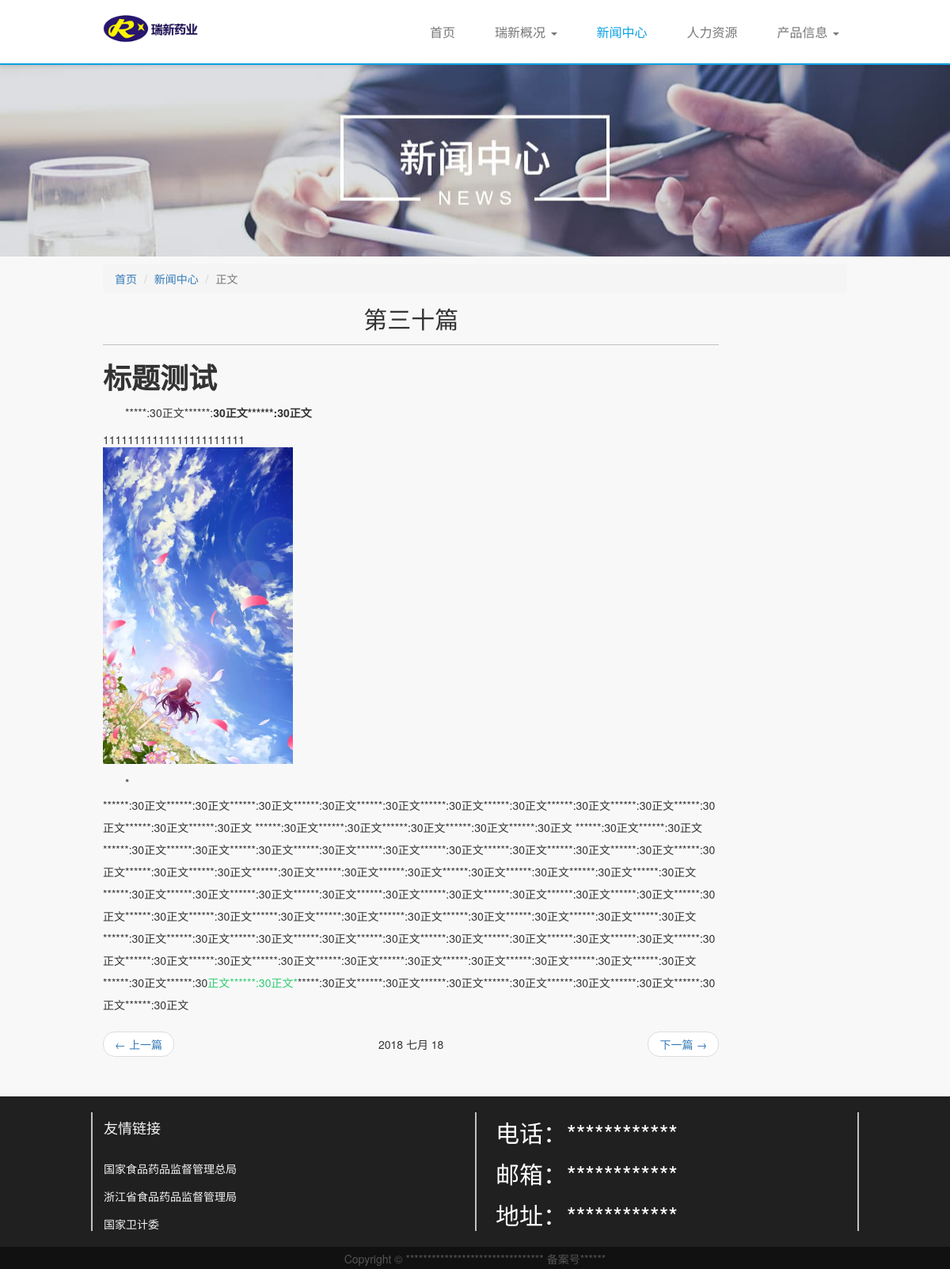
The page /post/34/ on the database its author committed.
### blog/models.py (models this page shows, shortened)
class Post(models.Model):
	title = models.CharField(max_length=70)
	body = RichTextUploadingField()
	created_time = models.DateTimeField(auto_now_add=True)
	modified_time = models.DateTimeField(auto_now=True)
	excerpt = models.CharField(max_length=200, blank=True)
	category = models.ForeignKey(Category)
	tags = models.ManyToManyField(Tag, blank=True)
	author = models.ForeignKey(User)
	post_img = models.ImageField(upload_to='picture',blank=True)
	def get_absolute_url(self):
		return reverse('blog:detail', kwargs={'pk': self.pk})
	class Meta:
		ordering = ['-created_time']

### blog/views.py (the view)
# urls.py: url(r'^post/(?P<pk>[0-9]+)/$', views.detail, name='detail'),
def detail(request, pk):
    post = get_object_or_404(Post, pk=pk)
    context = {}
    context['post'] = post
    context['previous_post'] = Post.objects.filter(created_time__gt=post.created_time).last()
    context['next_post'] = Post.objects.filter(created_time__lt=post.created_time).first()
    return render(request, 'blog/detail.html', context)

### blog/templates/blog/detail.html (shortened to what this page needs)
{% extends 'base.html' %}
{% load staticfiles %}
{% block nav_news_active %}active{% endblock %}
{% block path %}
<li><a href="{% url 'blog:news' %}">新闻中心</a></li>
<li class="active">正文</li>
{% endblock path %}
{% block main %}
<div class="col-xs-12 col-sm-10 news-list">
    <div class="article-title">
        <h1 class="h2" style="text-align: center;">{{ post.title }}</h1>
    </div>
    <div class="article-content">
    {{ post.body|safe }}
    </div>
    <div class="article-footer">
        <ul class="pager">
            <li class="previous">
                {% if previous_post %}
                    <a href="{{ previous_post.get_absolute_url }}" title="{{ previous_post.title }}">← 上一篇</a>
                {% endif %}
            </li>
            <li style="line-height: 32px;">{{ post.created_time|date:"Y M d" }}</li>
            <li class="next">
                {% if next_post %}
                    <a href="{{ next_post.get_absolute_url }}" title="{{ next_post.title }}">下一篇 →</a>
                {% endif %}
            </li>
        </ul>
    </div>
</div>
<div class="col-sm-2">
    <div id="sidebar" style="width: 212px; position: relative; height: 20px;">
    </div>
</div>
{% endblock main %}

### static/common.css (style rules this page uses)
body { background: #f8f8f8; }
h1, h2, h3, h4, h5, h6, .h1, .h2, .h3, .h4, .h5, .h6 { font-weight: 300; }
@media (min-width: 768px) { body { padding-top: 82px; } }
#sidebar { overflow: hidden; }
.article-title { border-bottom: 1px solid #c1c1c1; }
.article-title h1 { display: block; margin: 0 0 10px 0; line-height: 1.5em; }
.article-content p { text-indent: 2em; line-height: 2em; font-weight: 400; margin-top: 10px; margin-bottom: 10px; }
.article-content img { margin-bottom: 10px; display: block; max-width: 100%; height: auto; }
.article-footer { border-top: 1px solid #c1c1c1; }
.news-list .article-footer { text-align: center; border-top: 0; }

### rows shown on the page
Post: title "第三十篇", body "标题测试 *****:30正文******: 30正文******:30正文 11111111111111111111111 * ******:30正文******:30正文******:30正文******:30正文******:30正文******:30正文******:30正文******:30正文******:30正文******:30正文******:30正文******:30正文 ******:30正文******:30正文******:30正文******:30正文******:30正文…", body (picture), created_time "2018 七月 18"
